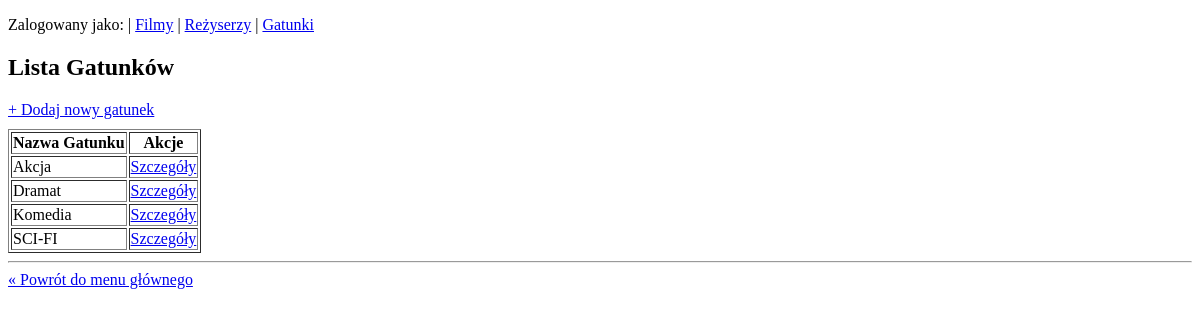
The app's page /wypozyczalnia_filmow/html/gatunki/, older data.
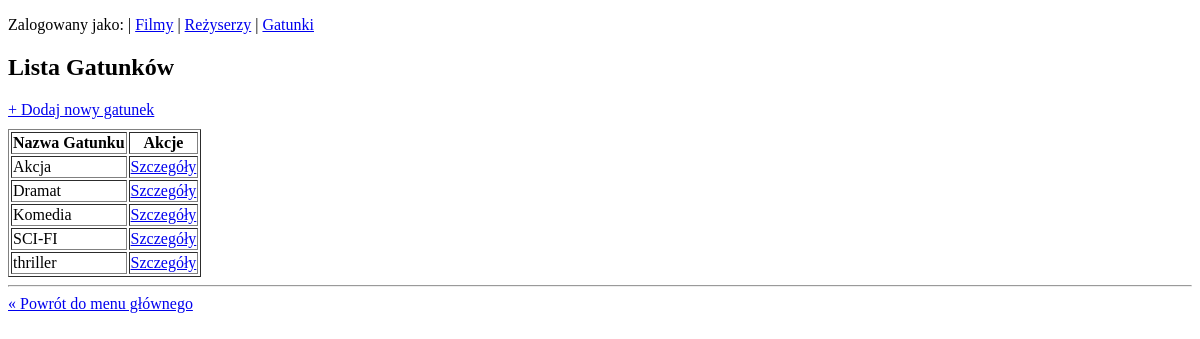
The same page, newer data.
### wypozyczalnia_filmow/models.py (models this page shows, shortened)
class Gatunek(models.Model):
    nazwa = models.CharField(max_length=50)
    opis = models.TextField(blank=True)
    typowe_motywy = models.CharField(max_length=200, blank=True)
    czy_fabularny = models.BooleanField(default=True)
    class Meta:
        ordering = ['nazwa']
        verbose_name = "Gatunek"
        verbose_name_plural = "Gatunki"

### wypozyczalnia_filmow/views.py (the view)
# urls.py: path('html/gatunki/', views.gatunek_list_html, name='gatunek-list-html'),
def gatunek_list_html(request):
    gatunki = Gatunek.objects.all()
    return render(request, "wypozyczalnia_filmow/gatunek/list.html", {'gatunki': gatunki})

### wypozyczalnia_filmow/templates/wypozyczalnia_filmow/gatunek/list.html (shortened to what this page needs)
<!DOCTYPE html>
<html lang="pl">
<head>
</head>
<body>
    <p>Zalogowany jako: <strong>{{ user.username }}</strong> |
       <a href="{% url 'film-list-html' %}">Filmy</a> |
       <a href="{% url 'rezyser-list-html' %}">Reżyserzy</a> |
       <a href="{% url 'gatunek-list-html' %}">Gatunki</a>
    </p>
    <h2>Lista Gatunków</h2>
    <a href="{% url 'gatunek-create-html' %}">+ Dodaj nowy gatunek</a>
    <table border="1" style="margin-top: 10px;">
        <tr>
            <th>Nazwa Gatunku</th>
            <th>Akcje</th>
        </tr>
        {% for g in gatunki %}
        <tr>
            <td>{{ g.nazwa }}</td>
            <td><a href="{% url 'gatunek-detail-html' g.id %}">Szczegóły</a></td>
        </tr>
        {% endfor %}
    </table>
    <hr>
    <a href="{% url 'welcome' %}">« Powrót do menu głównego</a>
</body>
</html>

Row changes from the older to the newer data that the page shows:
added Gatunek: nazwa "thriller"
